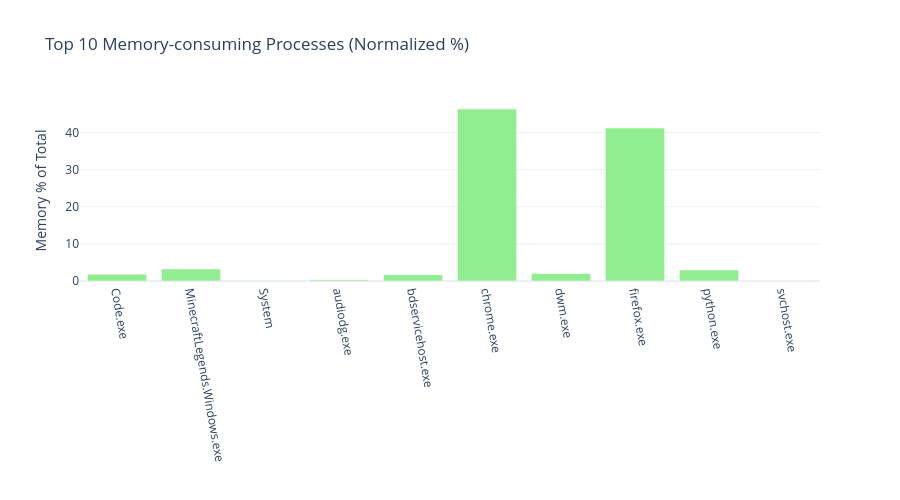

The code cell stored with this chart in its notebook:
### Code cell
fig = go.Figure()
fig.add_trace(go.Bar(x=memory_total_norm.index, y=memory_total_norm.values, marker_color='lightgreen'))

fig.update_layout(title='Top 10 Memory-consuming Processes (Normalized %)', xaxis_title='', yaxis_title='Memory % of Total', xaxis=dict(tickangle=80), template='plotly_white',height=500,width=900)
fig.update_yaxes(showgrid=True)

fig.show()

### Figure 1 — Plotly figure (JSON) as saved in the notebook; plotly's stock layout.template omitted (floating-point values rounded to 4 significant figures)
{"data": [{"marker": {"color": "lightgreen"}, "type": "bar", "x": ["Code.exe", "MinecraftLegends.Windows.exe", "System", "audiodg.exe", "bdservicehost.exe", "chrome.exe", "dwm.exe", "firefox.exe", "python.exe", "svchost.exe"], "y": [1.853, 3.233, 0.167, 0.3369, 1.713, 46.36, 2.009, 41.26, 2.955, 0.1208]}], "layout": {"height": 500, "title": {"text": "Top 10 Memory-consuming Processes (Normalized %)"}, "width": 900, "xaxis": {"tickangle": 80, "title": {"text": ""}}, "yaxis": {"showgrid": true, "title": {"text": "Memory % of Total"}}}}
